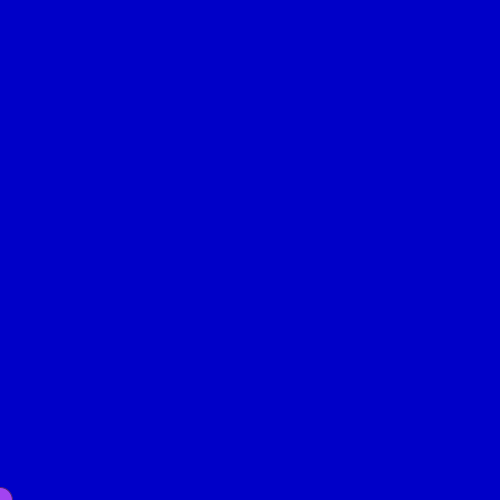
Frame 1 (no input)
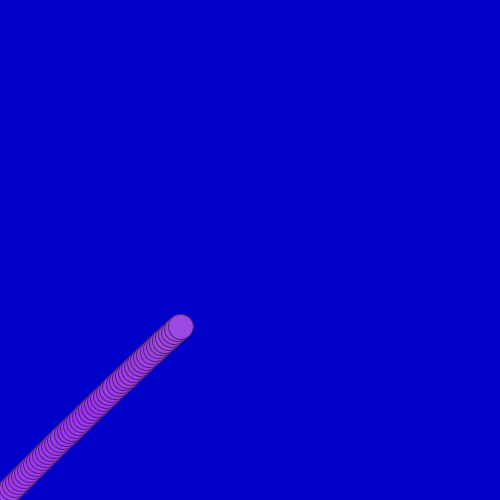
Frame 60 (the mouse pressed at the canvas centre just before this capture)
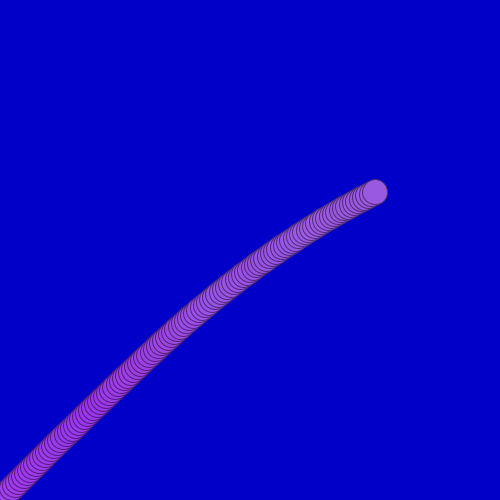
Frame 120 (the mouse held since frame 60 and released just before this capture)

The Processing sketch that drew these frames (run headless with seeded random() and noise(); from frame 60 on, the mouse is pressed at the canvas centre):

// Processing sketch: bila9g2D_losPrzyspieszenia
// ── bila9g2D_losPrzyspieszenia.pde
//"BILA" - MODEL RUCHU PUNKTU MATERIALNEGO - kolejne przybliżenia
//////////////////////////////////////////////////////////////////
//Program Processingu w trybie 2 - z widocznymi funkcjami
//////////////////////////////////////////////////////////////////
int FR=50; //Na ile kroków dzielimy sekundę?

void setup() //Jest wykonywane raz - po uruchomieniu
{
size(500,500);
//noSmooth();//Bez wygładzania lini? Po prostu odkomentować 
background(0,0,200);//rgB
frameRate(FR);
}

float h=0;
float x=0;
float vh=150;//prędkość pionowa w pikselach/SEKUNDE (!)
float vx=150;//prędkość pozioma
float ah=0;//Przyśpieszenie/hamowanie - w pionie
float ax=0;//I w poziomie
float M=0.75; //Wydajność odbicia sprężystego 1-B = ile energi kinetycznej się rozprasza nie wraca do prędkości po odbiciu

float R=random(255),G=random(255),B=random(255);
int licz=0;
void draw() //Jest wykonywane w niewidocznej pętli
{
  //Wizualizacja
  R+=random(-2.0,2.0);
  G+=random(-2.0,2.0);
  B+=random(-2.0,2.0);//Losuje z zakresu i o tyle powiększa (jaki ujemna to pomniejsza)
  //print(R,' ');//,G,' ',B,"; ");
  fill(R,G,B);
  stroke(R/2,G/2,B/2);
  ellipse(x,height-h,25,25);
  
  //Właściwy model
  if(licz++ % FR == 0) // raz na sekundę zmienia przyspieszenie
  {
    ah=random(-50.0,50.0);//Sterowanie wg. preferencji
    ax=random(-50.0,50.0);//może być asymetryczne - można zobaczyć do czego to prowadzi
    println(ax,' ',ah);
  }
  
  vh+=ah*1/FR; //Powiększ prędkość o zmianę prędkości czyli przyśpieszenie pomnozone przez jednostkę czasu  //<>//
  vx+=ax*1/FR;
  h+=vh*1/FR; //Zmień wysokość o drogę czyli prędkość pomnożoną przez jednostkę czasu
  x+=vx*1/FR; //Zmień położenie poziome

  //Odbijamy od ścianek okna! Upraszczamy mechanizm odbicia
  if(h<0) 
  {
    vh=-vh*M;
    h=0; //Trochę oszukujemy
  }
  else
  if(height<h)
  {
    vh=-vh*M;
    h=height;//Trochę oszukujemy
  }
  //else //A jakby to wykomentować?
  if(x<0)
  {
     vx=-vx*M;
     x=0;//Trochę oszukujemy
  }
  else
  if(width<x)
  {
     vx=-vx*M;
     x=width;//Trochę oszukujemy
     //print(x,' ');
  }
}
